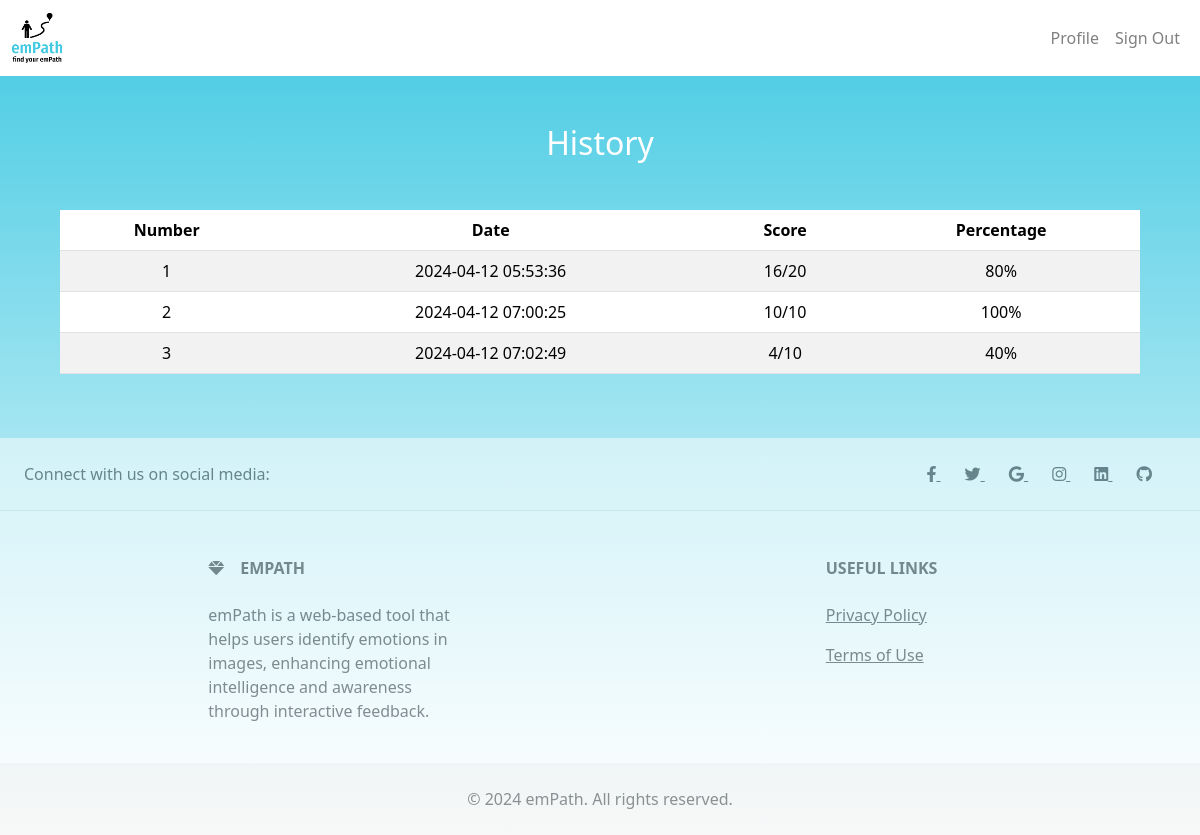
The page /profile (signed in) on the database its author committed.
### app/models.py (models this page shows)
class Training_Session_Result(db.Model):
    __tablename__ = "training_session_result"
    resultId = db.Column(db.Integer, primary_key=True) #Identyfikator wyniku ćwiczenia.
    userId = db.Column(db.Integer, db.ForeignKey("users.userId"), nullable=False)
    startedAt = db.Column(db.DateTime(), nullable=False) #Data i czas rozpoczęcia sesji treningowej.
    endedAt = db.Column(db.DateTime(), nullable=False) #Data i czas zakończenia sesji treningowej.
    type = db.Column(db.Enum('diagnosis', 'training'), nullable=False)
    score = db.Column(db.Integer, nullable = False)
    total_score = db.Column(db.Integer, nullable = False)
    test_type = db.Column(db.Enum('Choose Emotion', 'Choose Person', 'Intensity Comparison Training', 'Intensity Estimation Training'), nullable=False)

### app/__init__.py (the view)
@app.route("/profile")
@login_required
def profile():
    curr_user = UserServer.query.filter_by(username=session["current_user"]).first()
    training_sessions = Training_Session_Result.query.filter_by(userId=curr_user.id).all()
    params = []
    for i in range(len(training_sessions)):
        params.append([i + 1, training_sessions[i].endedAt, training_sessions[i].score, training_sessions[i].total_score,\
                       m.ceil(training_sessions[i].score/training_sessions[i].total_score*100), training_sessions[i].test_type])
    return render_template("profile.html", params=params)

### app/__init__.py (called while the page is built)
def login_required(f):
    @wraps(f)
    def decorated_function(*args, **kwargs):
        if "current_user" not in session:
            return redirect(url_for("index"))
        return f(*args, **kwargs)
    return decorated_function

### app/templates/profile.html (shortened to what this page needs)
{% extends "base.html" %}
{% block body %}
<div class="container-fluid text-center p-5">
    <div class="container rounded-4">
        <h2 class="text-white">History</h2>
        <table class="table mt-5 table-responsive table-striped text-white rounded-4">
            <thead>
                <tr>
                    <th>Number</th>
                    <th>Date</th>
                    <th>Score</th>
                    <th>Percentage</th>
                </tr>
            </thead>
            <tbody>
                {% for session in params %}
                <tr>
                    <td>{{ session[0] }}</td>
                    <td>{{ session[1] }}</td>
                    <td>{{ session[2] }}/{{ session[3] }}</td>
                    <td>{{ session[4] }}%</td>
                </tr>
                {% endfor %}
            </tbody>
        </table>
    </div>
</div>
{% endblock %}

### app/templates/base.html (shortened to what this page needs)
<!DOCTYPE html>
<html lang="en">
<head>
    <link href="https://cdn.jsdelivr.net/npm/bootstrap@5.3.3/dist/css/bootstrap.min.css" rel="stylesheet">
    <link rel="stylesheet" href="https://cdnjs.cloudflare.com/ajax/libs/font-awesome/6.0.0-beta3/css/all.min.css">
    <link rel="stylesheet" href="/static/style.css">
</head>
<body class="d-flex flex-column min-vh-100">
    <nav class="navbar navbar-expand-lg navbar-custom">
        <div class="container-fluid">
            {% if session.get('current_user') %}
            <a class="navbar-brand" href="/home">
                <img src="/static/images/logo-no-background.png" alt="Logo" width="50" height="50" class="d-inline-block align-top">
              </a>
            {% else %}
            <a class="navbar-brand" href="/">
                <img src="/static/images/logo-no-background.png" alt="Logo" width="50" height="50" class="d-inline-block align-top">
              </a>
            {% endif %}
            <div class="collapse navbar-collapse justify-content-end" id="navbarNav">
                <ul class="navbar-nav">
                    <li class="nav-item">
                        {% if session.get('user_type') == 'user' %}
                        <a class="nav-link" href="/profile">Profile</a>
                        {% endif %}
                    </li>
                    <li class="nav-item">
                        {% if session.get('current_user') %}
                        <a class="nav-link" href="/signout">Sign Out</a>
                        {% endif %}
                    </li>
                </ul>
            </div>
        </div>
    </nav>
    {% block body %}{% endblock %}
    <footer class="text-center text-lg-start mt-auto opacity-50 border-5" style="background-color: white;">
        <section class="d-flex justify-content-center justify-content-lg-between p-4 border-bottom">
            <div class="me-5 d-none d-lg-block">
                <span>Connect with us on social media:</span>
            </div>
            <div>
                <a href="" class="me-4 text-reset">
                    <i class="fab fa-facebook-f"></i>
                </a>
                <a href="" class="me-4 text-reset">
                    <i class="fab fa-twitter"></i>
                </a>
                <a href="" class="me-4 text-reset">
                    <i class="fab fa-google"></i>
                </a>
                <a href="" class="me-4 text-reset">
                    <i class="fab fa-instagram"></i>
                </a>
                <a href="" class="me-4 text-reset">
                    <i class="fab fa-linkedin"></i>
                </a>
                <a href="" class="me-4 text-reset">
                    <i class="fab fa-github"></i>
                </a>
            </div>
        </section>
        <section class="">
            <div class="container text-center text-md-start mt-5">
                <div class="row mt-3">
                    <div class="col-md-3 col-lg-4 col-xl-3 mx-auto mb-4">
                        <h6 class="text-uppercase fw-bold mb-4">
                            <i class="fas fa-gem me-3"></i>emPath
                        </h6>
                        <p>
                            emPath is a web-based tool that helps users identify emotions in images, enhancing emotional intelligence and awareness through interactive feedback.
                        </p>
                    </div>
                    <div class="col-md-2 col-lg-2 col-xl-2 mx-auto mb-4">
                        <h6 class="text-uppercase fw-bold mb-4">
                            Useful links
                        </h6>
                        <p>
                            <a href="#!" class="text-reset">Privacy Policy</a>
                        </p>
                        <p>
                            <a href="#!" class="text-reset">Terms of Use</a>
                        </p>
                    </div>
                </div>
            </div>
        </section>
        <div class="text-center p-4" style="background-color: rgba(0, 0, 0, 0.05);">
            © 2024 emPath. All rights reserved.
        </div>
    </footer>
</body>
</html>

### app/static/style.css (style rules this page uses)
.navbar-custom { background-color: white; }
.nav-link { color: grey; }
.navbar-brand { color: black; }
body { background: linear-gradient(to bottom, #41C9E2 0%, white 100%); }

### rows shown on the page
Training_Session_Result: endedAt "2024-04-12 05:53:36"
Training_Session_Result: endedAt "2024-04-12 07:00:25"
Training_Session_Result: endedAt "2024-04-12 07:02:49"

### other values the page prints
{{ session[0] }} "1" "2" "3"
{{ session[2] }} "16" "10" "4"
{{ session[3] }} "20" "10" "10"
{{ session[4] }} "80" "100" "40"
